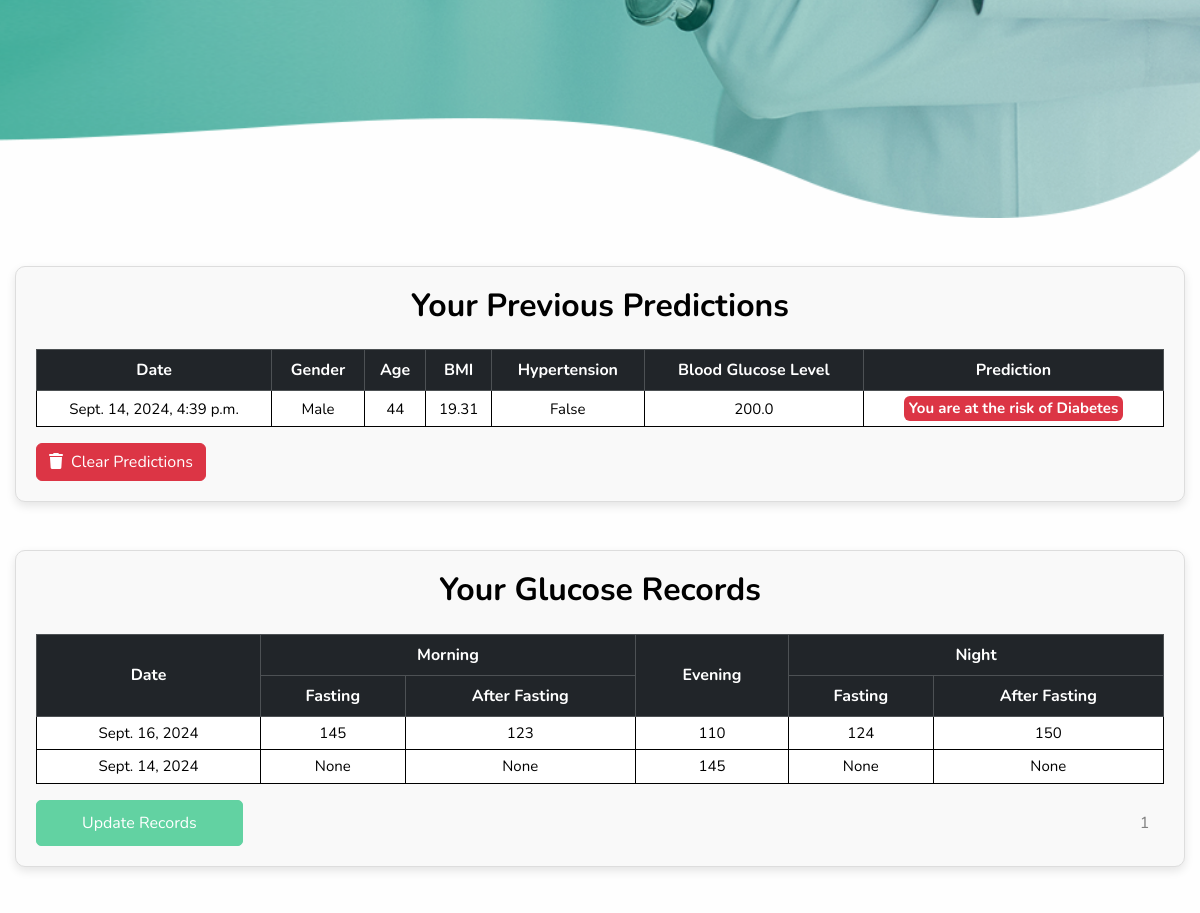
/ (signed in, middle part), run on an earlier commit of the app's database.
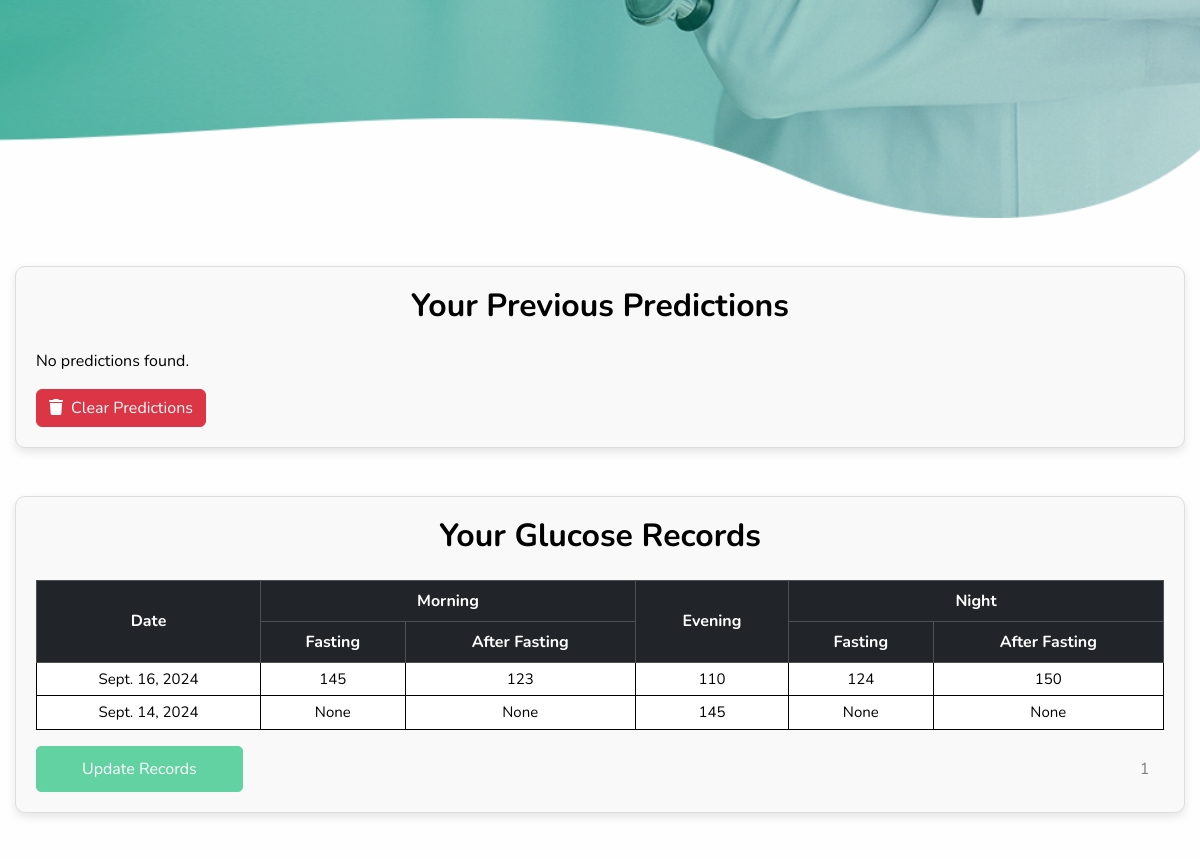
And on a later commit of the database.
### predictor/models.py (models this page shows, shortened)
class Predictions(models.Model):
    user = models.ForeignKey(User, on_delete=models.CASCADE)
    gender = models.CharField(max_length=50)
    age = models.IntegerField()
    hypertension = models.BooleanField()
    heart_disease = models.BooleanField()
    smoking_history = models.CharField(max_length=50)
    bmi = models.FloatField()
    hba1c_level = models.FloatField()
    blood_glucose_level = models.FloatField()
    prediction_result = models.CharField(max_length=50)
    date = models.DateTimeField(auto_now_add=True)

### Glucose_Record/models.py (models this page shows, shortened)
class GRecords(models.Model):
    user = models.ForeignKey(User, on_delete=models.CASCADE)
    date = models.DateField()
    mor_fast = models.IntegerField(null=True, blank=True)
    mor_after = models.IntegerField(null=True, blank=True)
    evening = models.IntegerField(null=True, blank=True)
    night_fast = models.IntegerField(null=True, blank=True)
    night_after = models.IntegerField(null=True, blank=True)

### Home/views.py (the view)
# urls.py: path("", home_views.index , name='index'),
def index(request):
    user_predictions = None
    no_data_message = None
    records = None
    no_records_message = None
    if request.user.is_authenticated:
        user_predictions = Predictions.objects.filter(user=request.user).order_by('-date')
        if not user_predictions.exists():
            no_data_message = "No predictions found."
        user_records = GRecords.objects.filter(user=request.user).order_by('-date')
        if not user_records.exists():
            no_records_message = "No records found."
        else:
            paginator = Paginator(user_records, 7)
            page = request.GET.get('page')
            try:
                records = paginator.page(page)
            except PageNotAnInteger:
                records = paginator.page(1)
            except EmptyPage:
                records = paginator.page(paginator.num_pages)
            no_records_message = None
    else:
        no_data_message = "Please log in to view your predictions."
        no_records_message = "Please log in to view your records."
    return render(request, 'index.html', {
        'predictions': user_predictions,
        'no_data_message': no_data_message,
        'user_records': records,
        'no_records_message': no_records_message,
    })

### templates/index.html (shortened to what this page needs)
{% extends "base.html" %}
{% load static %}
{% block content %}
<div class="container slider_section">
</div>
</div>
<div class="container container_predictions my-5">
  <h2 class="text-center mb-4">Your Previous Predictions</h2>
  <div class="table-responsive">
    {% if request.user.is_authenticated%}
    {% if no_data_message %}
    <p>{{ no_data_message }}</p>
    {% else %}
    <table class="table table-bordered">
      <thead class="table-dark">
        <tr>
          <th>Date</th>
          <th>Gender</th>
          <th>Age</th>
          <th>BMI</th>
          <th>Hypertension</th>
          <th>Blood Glucose Level</th>
          <th>Prediction</th>
        </tr>
      </thead>
      <tbody>
        {% for prediction in predictions %}
        <tr>
          <td>{{ prediction.date }}</td>
          <td>{{ prediction.gender }}</td>
          <td>{{ prediction.age }}</td>
          <td>{{ prediction.bmi }}</td>
          <td>{{ prediction.hypertension }}</td>
          <td>{{ prediction.blood_glucose_level }}</td>
          <td>
            <span
              class="badge {% if prediction.prediction_result == 'You are at the risk of Diabetes' %}bg-danger{% else %}bg-success{% endif %}">
              {{ prediction.prediction_result }}
            </span>
          </td>
        </tr>
        {% endfor %}
      </tbody>
    </table>
    {% endif %}
    <button class="btn btn-danger" data-bs-toggle="modal" data-bs-target="#confirmationModal">
      <i class="fa-solid fa-trash" style="margin-right: 0.5rem;"></i>Clear Predictions
    </button>
    {% else %}
    <P>{{no_data_message}}</P>
    {% endif %}
  </div>
</div>
<div class="container container_predictions my-5">
  <h2 class="text-center mb-4">Your Glucose Records</h2>
  <div class="table-responsive">
    {% if request.user.is_authenticated %}
    {% if no_records_message %}
    <p>{{ no_records_message }}</p>
    {% else %}
    <table class="table table-bordered">
      <thead class="table-dark">
        <tr>
          <th rowspan="2">Date</th>
          <th colspan="2">Morning</th>
          <th rowspan="2">Evening</th>
          <th colspan="2">Night</th>
        </tr>
        <tr>
          <th>Fasting</th>
          <th>After Fasting</th>
          <th>Fasting</th>
          <th>After Fasting</th>
        </tr>
      </thead>
      <tbody>
        {% for record in user_records %}
        <tr>
          <td>{{ record.date }}</td>
          <td>{{ record.mor_fast }}</td>
          <td>{{ record.mor_after }}</td>
          <td>{{ record.evening }}</td>
          <td>{{ record.night_fast }}</td>
          <td>{{ record.night_after }}</td>
        </tr>
        {% endfor %}
      </tbody>
    </table>
    {% endif %}
    <div class="update-pagination-container">
      <a href="{% url 'record' %}">
        Update Records
      </a>
      <div class="pagination">
        <a class="round active" href="?page={{ num }}">{{ user_records.number }}</a>
      </div>
    </div>
    {% else %}
    <p>{{ no_records_message }}</p>
    {% endif %}
  </div>
</div>
{% endblock content %}

What changed in the data, as far as the page shows it:
removed Predictions: date "Sept. 14, 2024, 4:39 p.m.", gender "Male", age "44", bmi "19.31", hypertension "False", blood_glucose_level "200.0", prediction_result "You are at the risk of Diabetes"
Also different on the page:
{{ no_data_message }}: (not shown) → "No predictions found."
text no longer shown: "Date Gender Age BMI Hypertension Blood Glucose Level Prediction"
